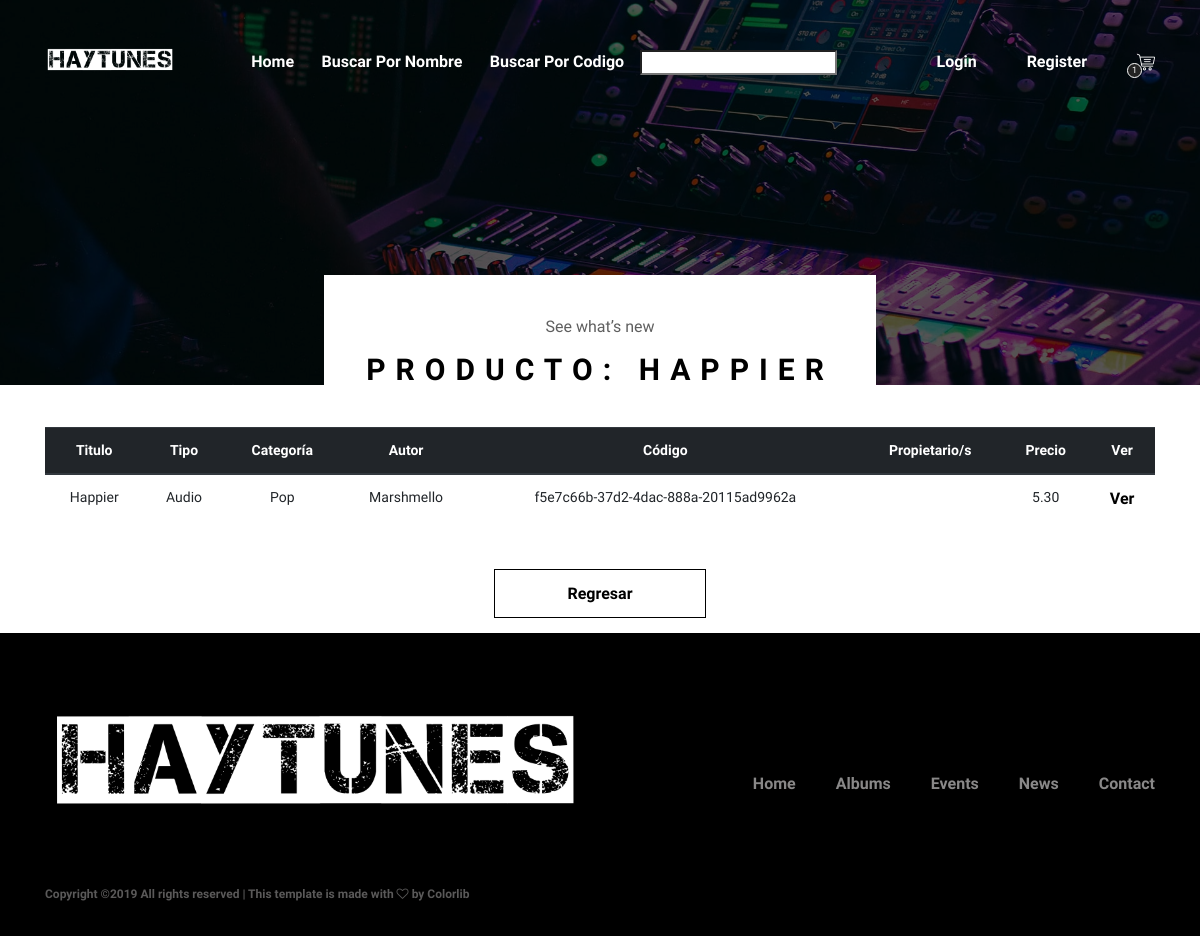
The app's page /haytunes/product/f5e7c66b-37d2-4dac-888a-20115ad9962a with its own data.
### haytunes/models.py (models this page shows, shortened)
class Product(models.Model):
    id = models.UUIDField(primary_key=True, default=uuid.uuid4, help_text='Unique ID for this particular product across')
    title = models.CharField(max_length=30)
    price = models.DecimalField(max_digits=8, decimal_places=2, validators=[MinValueValidator(0.001)])
    author = models.CharField(max_length=100)
    LOAN_TYPE = (
        ('i', 'Image'),
        ('a', 'Audio'),
        ('v', 'Video'),
    )
    type = models.CharField(max_length=1, choices=LOAN_TYPE, help_text="Types of contents")
    category = models.ForeignKey(Category, on_delete=models.CASCADE, null=True)
    owner = models.ManyToManyField(User, help_text='Select an owner for this product.', blank=True)
    content = models.FileField(upload_to='product')
    def display_owner(self):
        return ', '.join(owner.first_name for owner in self.owner.all()[:3])
    display_owner.short_description = 'Owner'

class Category(models.Model):
    name = models.CharField(max_length=30, validators=[
        RegexValidator(regex='^[a-zA-Z]*$', message='Name must be Alphabetic', code='invalid_name')])
    class Meta:
        permissions = (("can_admin_content", "Admin content in page"),)
    def __str__(self):
        return self.name

### haytunes/views.py (the view)
# urls.py: path('product/<uuid:pk>', views.ProductDetailView.as_view(), name='product-detail'),
class ProductDetailView(generic.DetailView):
    model = Product

### haytunes/templates/haytunes/product_detail.html (shortened to what this page needs)
{% extends 'base_generic.html' %}
    {% block navbar %}
        {% include 'base_nav.html' %}
    {% endblock %}
{% block pagina_titulo %}
    <p>See what’s new</p>
    <h2>Producto: {{ product.title }}</h2>
{% endblock %}
{% block content %}
    <br>
    <br>
    <div class="container">
    <table class="table text-center">
      <thead class="thead-dark">
          <tr>
              <th>Titulo</th>
              <th>Tipo</th>
              <th>Categoría</th>
              <th>Autor</th>
              <th>Código</th>
              <th>Propietario/s</th>
              <th>Precio</th>
              <th>Ver</th>
          </tr>
      </thead>
      <tbody>
            <tr>
                <td>{{ product.title }}</td>
                <td>{{ product.get_type_display }}</td>
                <td>{{ product.category }}</td>
                <td>{{ product.author }}</td>
                <td>{{ product.id }}</td>
                <td>{% for owner in product.owner.all %} {{ owner }}{% if not forloop.last %}, {% endif %} {% endfor %}</td>
                <td>{{ product.price }}</td>
                <td><a href="/media/{{ product.content }}">Ver</a></td>
              </tr>
      </tbody>
    </table>
    <div class="single-artists d-flex justify-content-center align-items-center wow fadeInUp mt-0 mb-15 m-auto" data-wow-delay="100ms">
        <a href="{% url 'products' %}" class="btn oneMusic-btn mt-30">Regresar </a>
    </div>
    </div>
{% endblock %}

### haytunes/static/css/style.css (style rules this page uses)
* { margin: 0; padding: 0; }
body { font-family: "Archivo Narrow", sans-serif; font-size: 14px; }
h1, h2, h3, h4, h5, h6 { font-family: "Archivo Narrow", sans-serif; color: #000000; line-height: 1.3; font-weight: 700; }
p { font-family: "Archivo Narrow", sans-serif; color: #5f5f5f; font-size: 15px; line-height: 2; font-weight: 400; }
a, a:hover, a:focus { -webkit-transition-duration: 500ms; transition-duration: 500ms; text-decoration: none; outline: 0 solid transparent; color: #000000; font-weight: 700; font-size: 16px; font-family: "Archivo Narrow", sans-serif; }
.mt-30 { margin-top: 30px !important; }
.mb-15 { margin-bottom: 15px !important; }
.oneMusic-btn { background-color: #fff; -webkit-transition-duration: 500ms; transition-duration: 500ms; position: relative; z-index: 1; display: inline-block; min-width: 212px; height: 49px; color: #000; border: 1px solid #000; border-radius: 0; padding: 0 30px; font-size: 16px; line-height: 47px; font-weight: 700; text-transform: capitalize; }
.breadcumb-area .bradcumbContent p { line-height: 1.5; font-size: 16px; color: #5f5f5f; }
.breadcumb-area .bradcumbContent h2 { font-size: 30px; letter-spacing: 10px; text-transform: uppercase; line-height: 1; margin-bottom: 0; }

### haytunes/static/css/classy-nav.css (style rules this page uses)
* { margin: 0; padding: 0; }
body { font-family: "Roboto", sans-serif; }
.justify-content-center { -webkit-box-pack: center; -ms-flex-pack: center; justify-content: center; }

### records on screen
Product: title "HAPPIER", title "Happier", type "Audio", category "Pop", author "Marshmello", id "f5e7c66b-37d2-4dac-888a-20115ad9962a", price "5.30"
